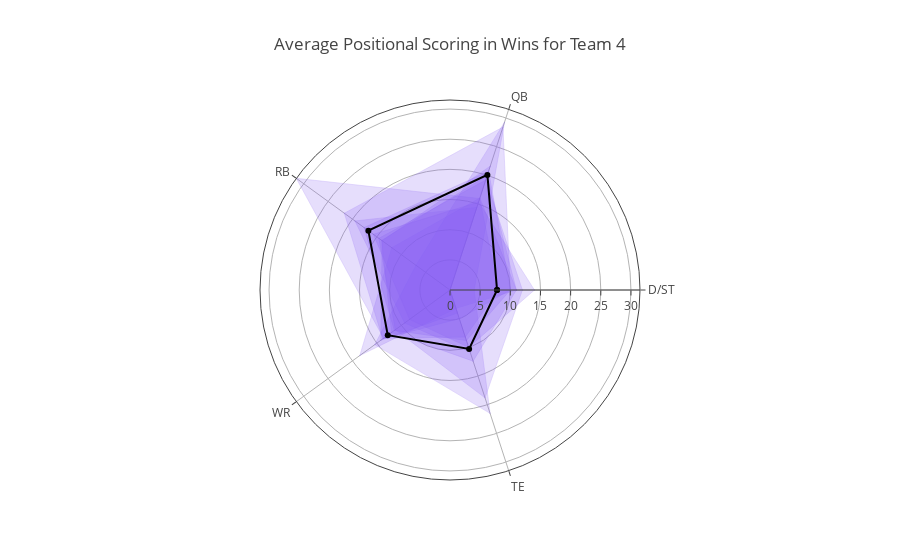

Notebook code cell kept with this figure:
### Code cell
# Box scores for selected team:
df_team = positional_stats[positional_stats['Team'] == selected_team]
# Box scores for selected team in wins:
df_team_win = df_team[df_team['Won'] == True]
# List of positions. 'D/ST' is listed twice to connect the radial trace:
positions = ['D/ST', 'QB', 'RB', 'WR', 'TE', 'D/ST']
# Loop through matchups:
data_win = []
for m in df_team_win['Matchup']:
    trace1 = go.Scatterpolar(
        # Loop through positions:
        r = [df_team_win[df_team_win['Matchup'] == m][p].item() for p in positions],
        theta = positions,
        fill = 'toself',
        opacity = 0.4,
        mode = 'lines+markers',
        line = dict(width = 0.5, color = 'rgb(131, 90, 241)'),
        marker = dict(size = 1),
        name = 'Week {}'.format(m))
    data_win.append(trace1)

# Create trace for average positional scores:
trace2 = go.Scatterpolar(
    r = [df_team_win[p].mean() for p in positions],
    theta = positions,
    name = 'Season avg.',
    opacity = 1,
    line = dict(width = 2,color = 'black'))
data_win.append(trace2)

layout = go.Layout(title = 'Average Positional Scoring in Wins for {}'.format(selected_team),
                   hovermode = 'closest',
                   polar = dict(radialaxis = dict(visible = True, range = [0,df_team[positions].max().max()])),
                   showlegend = False)
    
fig = {'data':data_win,'layout':layout}
iplot(fig)

### Figure 1 — Plotly figure (JSON) as saved in the notebook; plotly's stock layout.template omitted (floating-point values rounded to 4 significant figures)
{"data": [{"fill": "toself", "line": {"color": "rgb(131, 90, 241)", "width": 0.5}, "marker": {"size": 1}, "mode": "lines+markers", "name": "Week 2", "opacity": 0.4, "r": [11, 16.04, 11.93, 18.47, 3.2, 11], "theta": ["D/ST", "QB", "RB", "WR", "TE", "D/ST"], "type": "scatterpolar", "uid": "13780000-25d2-11e9-9935-c49ded227fdd"}, {"fill": "toself", "line": {"color": "rgb(131, 90, 241)", "width": 0.5}, "marker": {"size": 1}, "mode": "lines+markers", "name": "Week 3", "opacity": 0.4, "r": [11, 19.9, 14, 11.97, 12.4, 11], "theta": ["D/ST", "QB", "RB", "WR", "TE", "D/ST"], "type": "scatterpolar", "uid": "13780001-25d2-11e9-860a-c49ded227fdd"}, {"fill": "toself", "line": {"color": "rgb(131, 90, 241)", "width": 0.5}, "marker": {"size": 1}, "mode": "lines+markers", "name": "Week 4", "opacity": 0.4, "r": [4, 29.26, 6.97, 15.4, 21.5, 4], "theta": ["D/ST", "QB", "RB", "WR", "TE", "D/ST"], "type": "scatterpolar", "uid": "13780002-25d2-11e9-9ef8-c49ded227fdd"}, {"fill": "toself", "line": {"color": "rgb(131, 90, 241)", "width": 0.5}, "marker": {"size": 1}, "mode": "lines+markers", "name": "Week 5", "opacity": 0.4, "r": [-2, 14.4, 19.47, 9.3, 10.8, -2], "theta": ["D/ST", "QB", "RB", "WR", "TE", "D/ST"], "type": "scatterpolar", "uid": "13780003-25d2-11e9-92d5-c49ded227fdd"}, {"fill": "toself", "line": {"color": "rgb(131, 90, 241)", "width": 0.5}, "marker": {"size": 1}, "mode": "lines+markers", "name": "Week 6", "opacity": 0.4, "r": [10, 28.4, 21.65, 13.77, 5, 10], "theta": ["D/ST", "QB", "RB", "WR", "TE", "D/ST"], "type": "scatterpolar", "uid": "13780004-25d2-11e9-83fd-c49ded227fdd"}, {"fill": "toself", "line": {"color": "rgb(131, 90, 241)", "width": 0.5}, "marker": {"size": 1}, "mode": "lines+markers", "name": "Week 8", "opacity": 0.4, "r": [8, 15.94, 31.5, 13.6, 8.2, 8], "theta": ["D/ST", "QB", "RB", "WR", "TE", "D/ST"], "type": "scatterpolar", "uid": "13780005-25d2-11e9-bf0f-c49ded227fdd"}, {"fill": "toself", "line": {"color": "rgb(131, 90, 241)", "width": 0.5}, "marker": {"size": 1}, "mode": "lines+markers", "name": "Week 9", "opacity": 0.4, "r": [12, 19.16, 14.57, 11.2, 18.8, 12], "theta": ["D/ST", "QB", "RB", "WR", "TE", "D/ST"], "type": "scatterpolar", "uid": "13780006-25d2-11e9-a191-c49ded227fdd"}, {"fill": "toself", "line": {"color": "rgb(131, 90, 241)", "width": 0.5}, "marker": {"size": 1}, "mode": "lines+markers", "name": "Week 11", "opacity": 0.4, "r": [0, 21.58, 13.9, 14.17, 4, 0], "theta": ["D/ST", "QB", "RB", "WR", "TE", "D/ST"], "type": "scatterpolar", "uid": "13780007-25d2-11e9-abe0-c49ded227fdd"}, {"fill": "toself", "line": {"color": "rgb(131, 90, 241)", "width": 0.5}, "marker": {"size": 1}, "mode": "lines+markers", "name": "Week 12", "opacity": 0.4, "r": [10, 20.68, 17.6, 11.4, 8.8, 10], "theta": ["D/ST", "QB", "RB", "WR", "TE", "D/ST"], "type": "scatterpolar", "uid": "13780008-25d2-11e9-9b64-c49ded227fdd"}, {"fill": "toself", "line": {"color": "rgb(131, 90, 241)", "width": 0.5}, "marker": {"size": 1}, "mode": "lines+markers", "name": "Week 13", "opacity": 0.4, "r": [14, 15.32, 15.7, 8.28, 10, 14], "theta": ["D/ST", "QB", "RB", "WR", "TE", "D/ST"], "type": "scatterpolar", "uid": "13780009-25d2-11e9-9f17-c49ded227fdd"}, {"line": {"color": "black", "width": 2}, "name": "Season avg.", "opacity": 1, "r": [7.8, 20.07, 16.73, 12.76, 10.27, 7.8], "theta": ["D/ST", "QB", "RB", "WR", "TE", "D/ST"], "type": "scatterpolar", "uid": "1378000a-25d2-11e9-9fe4-c49ded227fdd"}], "layout": {"hovermode": "closest", "polar": {"radialaxis": {"range": [0, 31.5], "visible": true}}, "showlegend": false, "title": "Average Positional Scoring in Wins for Team 4"}}
